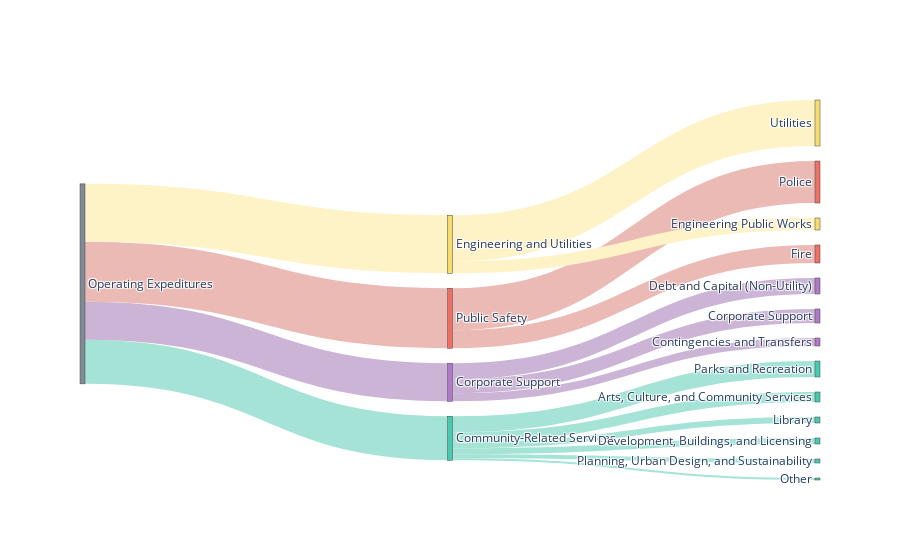

Notebook source saved alongside this figure:
### Code cell
# data to dict, dict to sankey
link = dict(source = source, target = target, value = value, color=color_link)
node = dict(label = label, pad=15, thickness=5, color=color_node)
data = go.Sankey(link = link, node=node)
# plot
fig = go.Figure(data)
fig.show()

### Figure 1 — Plotly figure (JSON) as saved in the notebook; plotly's stock layout.template omitted (floating-point values rounded to 4 significant figures)
{"data": [{"link": {"color": ["#EBBAB5", "#FEF3C7", "#A6E3D7", "#CBB4D5", "#EBBAB5", "#EBBAB5", "#FEF3C7", "#FEF3C7", "#A6E3D7", "#A6E3D7", "#A6E3D7", "#A6E3D7", "#A6E3D7", "#A6E3D7", "#CBB4D5", "#CBB4D5", "#CBB4D5"], "source": [0, 0, 0, 0, 1, 1, 2, 2, 3, 3, 3, 3, 3, 3, 4, 4, 4], "target": [1, 2, 3, 4, 5, 6, 7, 8, 9, 10, 11, 12, 13, 14, 15, 16, 17], "value": [484500, 468350, 355300, 306850, 339150, 145350, 371450, 96900, 129200, 80750, 48450, 48450, 32300, 16150, 113050, 129200, 64600]}, "node": {"color": ["#808B96", "#EC7063", "#F7DC6F", "#48C9B0", "#AF7AC5", "#EC7063", "#EC7063", "#F7DC6F", "#F7DC6F", "#48C9B0", "#48C9B0", "#48C9B0", "#48C9B0", "#48C9B0", "#48C9B0", "#AF7AC5", "#AF7AC5", "#AF7AC5"], "label": ["Operating Expeditures", "Public Safety", "Engineering and Utilities", "Community-Related Services", "Corporate Support", "Police", "Fire", "Utilities", "Engineering Public Works", "Parks and Recreation", "Arts, Culture, and Community Services", "Library", "Development, Buildings, and Licensing", "Planning, Urban Design, and Sustainability", "Other", "Corporate Support", "Debt and Capital (Non-Utility)", "Contingencies and Transfers"], "pad": 15, "thickness": 5}, "type": "sankey"}], "layout": {}}
